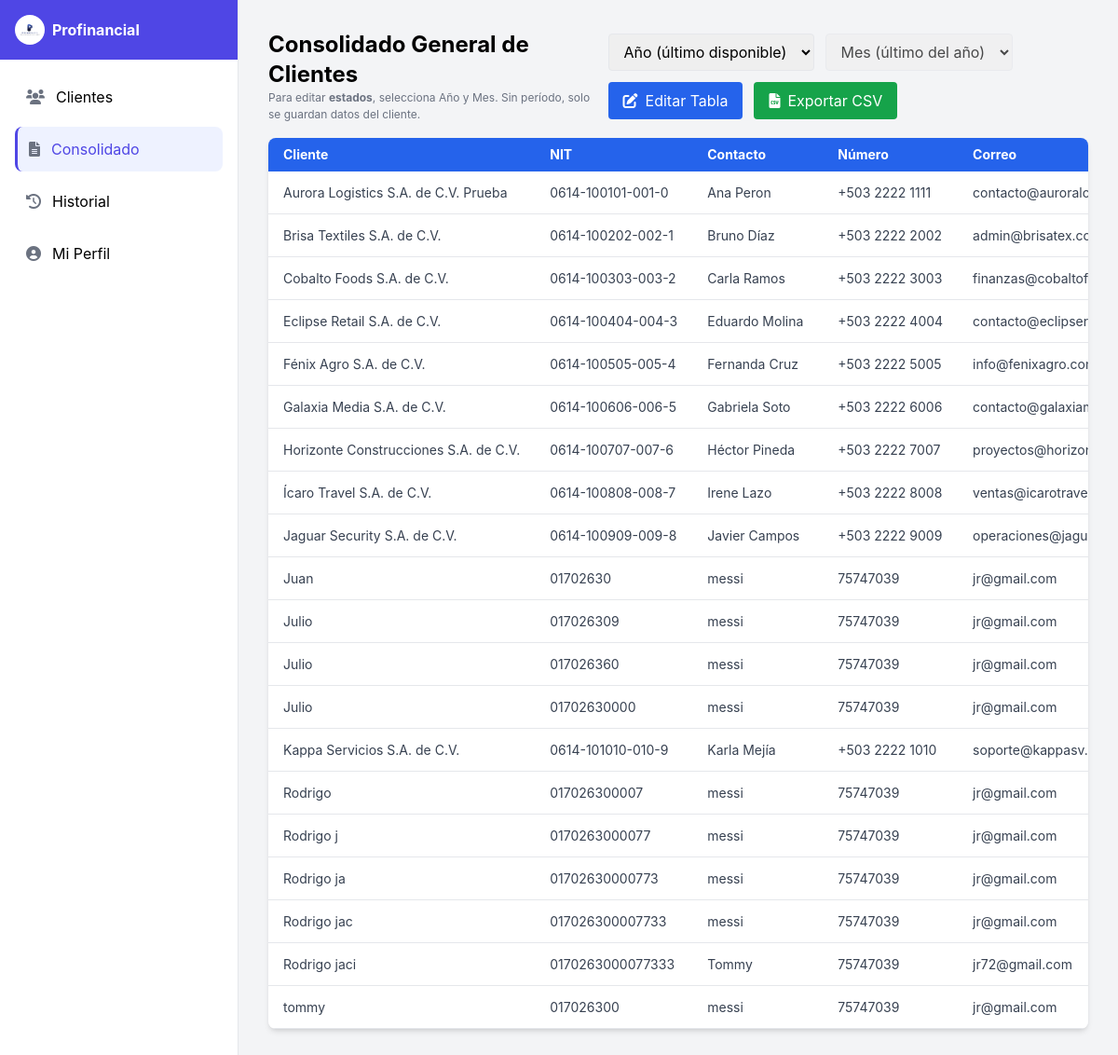
/cliente/consolidado.php (signed in), run on an earlier commit of the app's database.
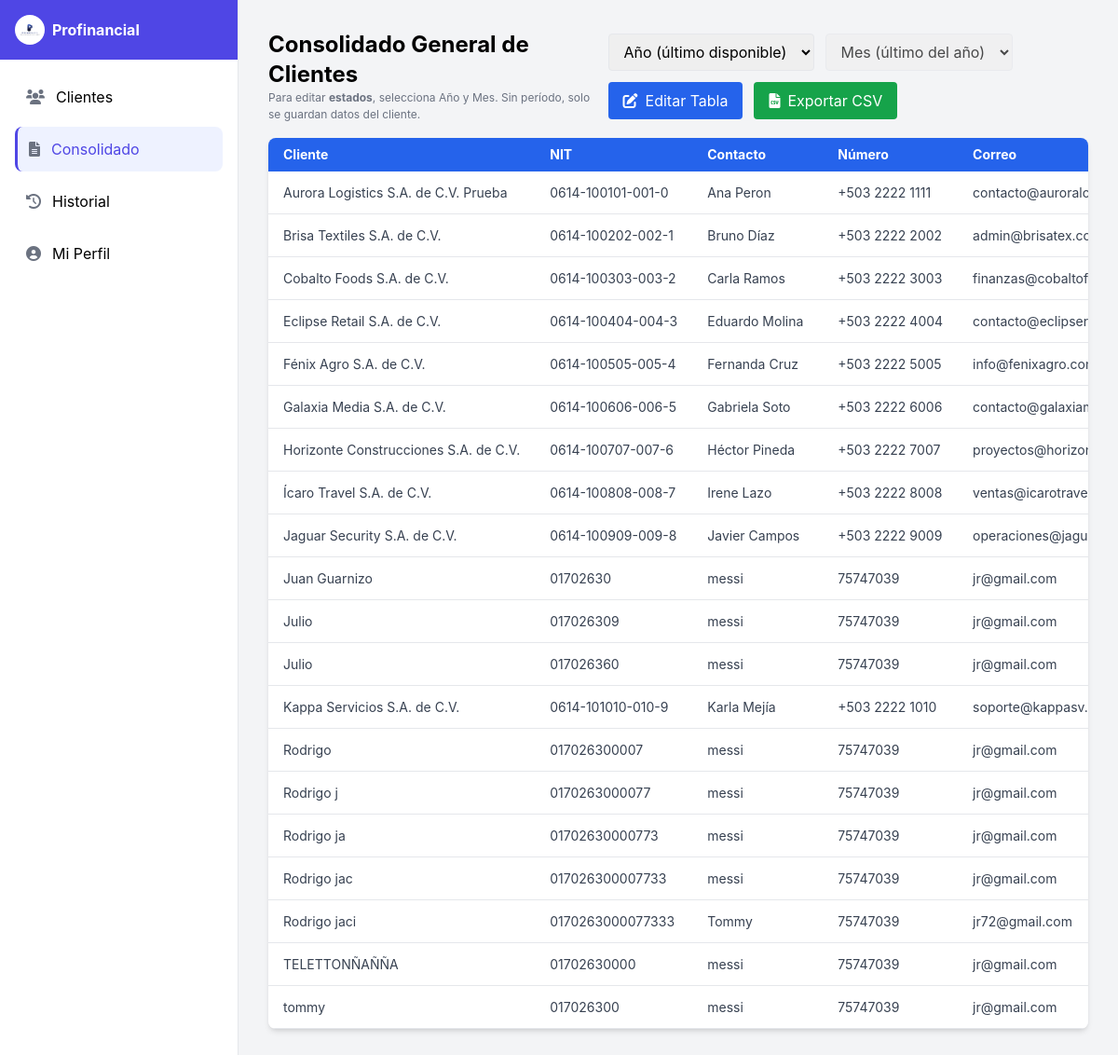
And on a later commit of the database.
### tables this page shows
CREATE TABLE IF NOT EXISTS `clientes` (
  `id` bigint NOT NULL AUTO_INCREMENT,
  `nombre` varchar(160) NOT NULL,
  `nit` varchar(32) DEFAULT NULL,
  `nrc` varchar(32) DEFAULT NULL,
  `contacto` varchar(120) DEFAULT NULL,
  `telefono` varchar(40) DEFAULT NULL,
  `email` varchar(160) DEFAULT NULL,
  `clave_hacienda` varchar(64) DEFAULT NULL,
  `clave_planilla` varchar(64) DEFAULT NULL,
  `contador` varchar(120) DEFAULT NULL,
  `direccion` varchar(255) DEFAULT NULL,
  `activo` tinyint(1) NOT NULL DEFAULT '1',
  `creado_en` timestamp NOT NULL DEFAULT CURRENT_TIMESTAMP,
  `actualizado_en` timestamp NULL DEFAULT NULL ON UPDATE CURRENT_TIMESTAMP,
  `declaracion_iva` enum('documento pendiente','pendiente de procesar','en proceso','presentada','pagada') DEFAULT 'documento pendiente',
  `declaracion_pa` enum('documento pendiente','pendiente de procesar','en proceso','presentada','pagada') DEFAULT 'documento pendiente',
  `declaracion_planilla` enum('documento pendiente','pendiente de procesar','en proceso','presentada','pagada') DEFAULT 'documento pendiente',
  `declaracion_contabilidad` enum('documento pendiente','pendiente de procesar','en proceso','presentada') DEFAULT 'pendiente de procesar',
  PRIMARY KEY (`id`),
  UNIQUE KEY `uk_clientes_ident` (`nit`,`nrc`),
  KEY `idx_clientes_nombre` (`nombre`),
  KEY `idx_declaracion_iva` (`declaracion_iva`),
  KEY `idx_declaracion_pa` (`declaracion_pa`),
  KEY `idx_declaracion_planilla` (`declaracion_planilla`),
  KEY `idx_declaracion_contabilidad` (`declaracion_contabilidad`)
);

### cliente/consolidado.php (the view, shortened to what the changed rows need)
<?php
function getPDO() {
    $DB_HOST = 'localhost';
    $DB_NAME = 'profinancial_crm';
    $DB_USER = 'root';
    $DB_PASS = '';
    $pdo = new PDO("mysql:host=$DB_HOST;dbname=$DB_NAME;charset=utf8mb4", $DB_USER, $DB_PASS, [
        PDO::ATTR_ERRMODE => PDO::ERRMODE_EXCEPTION
    ]);
    if (isset($_SESSION['usuario']) && !empty($_SESSION['usuario']['id'])) {
        $user_id = $_SESSION['usuario']['id'];
        $ip = $_SERVER['REMOTE_ADDR'] ?? '';
        $user_agent = $_SERVER['HTTP_USER_AGENT'] ?? '';
        $pdo->exec("SET @current_user_id = $user_id");
        $pdo->exec("SET @current_user_ip = " . $pdo->quote($ip));
        $pdo->exec("SET @current_user_agent = " . $pdo->quote(substr($user_agent, 0, 255)));
    }
    return $pdo;
}
function h($s){ return htmlspecialchars((string)$s, ENT_QUOTES, 'UTF-8'); }
try {
  $pdo = getPDO();
  $sql = "
    SELECT
      id,
      nombre AS cliente_nombre,
      nit,
      contacto,
      telefono,
      email,
      contador,
      clave_hacienda,
      clave_planilla,
      declaracion_iva AS iva,
      declaracion_pa AS pa,
      declaracion_planilla AS planilla,
      declaracion_contabilidad AS conta
    FROM clientes
    WHERE activo = 1
    ORDER BY nombre ASC
  ";
  $st = $pdo->prepare($sql); $st->execute();
  $rows = $st->fetchAll(PDO::FETCH_ASSOC);
} catch(Throwable $e){
  http_response_code(500);
  echo '<!doctype html><meta charset="utf-8"><pre style="padding:16px;color:#b91c1c">Error: '.h($e->getMessage()).'</pre>'; exit;
}
?>
<!DOCTYPE html>
<html lang="es">
<head>
  <script src="https://cdn.tailwindcss.com"></script>
  <link href="https://cdnjs.cloudflare.com/ajax/libs/font-awesome/6.0.0-beta3/css/all.min.css" rel="stylesheet">
</head>
<body class="flex bg-gray-100">
  <div class="flex h-screen w-full">
    <main class="flex-1 p-8 overflow-y-auto">
      <div class="flex md:flex-row md:items-center md:justify-between gap-4 mb-4">
        <div>
          <h2 class="text-2xl font-bold">Consolidado General de Clientes</h2>
        </div>
      </div>
      <div class="overflow-x-auto bg-white rounded-lg shadow-md">
        <table class="min-w-max text-sm text-left text-gray-700">
          <thead class="bg-blue-600 text-white">
            <tr>
              <th class="px-4 py-2 min-w-[180px]">Cliente</th>
              <th class="px-4 py-2 min-w-[120px]">NIT</th>
              <th class="px-4 py-2 min-w-[140px]">Contacto</th>
              <th class="px-4 py-2 min-w-[120px]">Número</th>
              <th class="px-4 py-2 min-w-[200px]">Correo</th>
            </tr>
          </thead>
          <tbody id="tablaClientes">
          <?php if ($rows): foreach ($rows as $r):
          ?>
            <tr class="border-b" data-id="<?=h($r['id'])?>">
              <td class="px-4 py-2 whitespace-nowrap editable-cell" contenteditable="false" data-field="nombre"><?=h($r['cliente_nombre'])?></td>
              <td class="px-4 py-2 whitespace-nowrap editable-cell" contenteditable="false" data-field="nit"><?=h($r['nit'])?></td>
              <td class="px-4 py-2 whitespace-nowrap editable-cell" contenteditable="false" data-field="contacto"><?=h($r['contacto'])?></td>
              <td class="px-4 py-2 whitespace-nowrap editable-cell" contenteditable="false" data-field="telefono"><?=h($r['telefono'])?></td>
              <td class="px-4 py-2 whitespace-nowrap editable-cell" contenteditable="false" data-field="email"><?=h($r['email'])?></td>
            </tr>
          <?php endforeach; else: ?>
            <tr><td colspan="13" class="px-4 py-6 text-center text-gray-500">Sin datos para el filtro seleccionado.</td></tr>
          <?php endif; ?>
          </tbody>
        </table>
      </div>
</body>
</html>

What changed in the data, as far as the page shows it:
changed clientes: nombre "Juan" → "Juan Guarnizo"
changed clientes: nombre "Julio" → "TELETTONÑAÑÑA"; moves down the list
